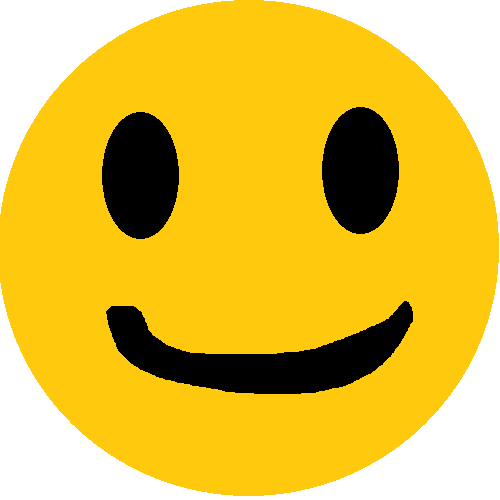
#> input picture images/Smiley_face.png, 500 x 500 px
$ python Img_colors.py
#> lines starting #> are read from the running program, lines starting #| are printed output that depends on the picture
import numpy as np
from PIL import Image
import math
from pathlib import Path

# number of slices (lines) in one full rotation
NUM_SLICES = 100
# number of LEDs in one side of the fan
NUM_LEDS = 36

# Function to extract color indices from the circular region based on slices and LED spots
def extract_colors_by_slices(image, radius, num_slices=NUM_SLICES, num_leds=NUM_LEDS):
    width, height = image.size
    center_x, center_y = width // 2, height // 2

    # Create a 2D array (list of lists) to store the color indices for each LED spot in each slice
    image_colors = []


    # Calculate the angle increment per slice
    angle_increment = 360 / num_slices

    # Iterate over each slice (defined by angles)
    for slice_idx in range(num_slices):
        slice_colors = []
        # Calculate the middle angle for the current slice
        angle_deg = slice_idx * angle_increment
        angle_rad = math.radians(angle_deg)

        # Iterate over each LED spot within the slice (defined by radial distance)
        for led_idx in range(num_leds):
            # Calculate the radial distance for this LED spot
            radial_distance = (led_idx + 1) * (radius / num_leds)

            # Convert polar coordinates (angle, radius) to Cartesian coordinates (x, y)
            x = int(center_x + radial_distance * math.cos(angle_rad))
            y = int(center_y + radial_distance * math.sin(angle_rad))

            # Make sure we're within the image bounds
            if 0 <= x < width and 0 <= y < height:
                pixel_color = image.getpixel((x, y))
                slice_colors.append(pixel_color)

        image_colors.append(slice_colors)

    return image_colors

# Load image
image_path = 'images/Smiley_face.png'
path = Path(image_path)
image_name = path.stem

image = Image.open(image_path)
#> image is the input picture: PIL image 500x500 RGB; mean R, G, B 226.6, 190.5, 65.4

# Convert image to RGB if it's not already in RGB mode
if image.mode != 'RGB':
    image = image.convert('RGB')

# Extract circular region
radius = min(image.size) // 2 - 1  # Assume the radius to be half of the smaller dimension
#> radius = 249

# Extract color palette and indices from the circular region
image_colors = extract_colors_by_slices(image, radius)
#> after the loop in extract_colors_by_slices, `for slice_idx in range(num_slices):`: image_colors = 100 items
#> image_colors = 100 items

image_colors = np.array(image_colors)
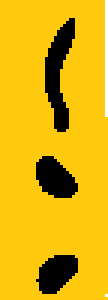
#> image_colors: shape (100, 36, 3) int64 (shown 3 times larger); mean of channels 0, 1, 2 221.9, 175.5, 14.9; drawn as R, G, B

# Save the color indices array as a numpy file
np.save('colors/half_line/{}.npy'.format(image_name), image_colors)
